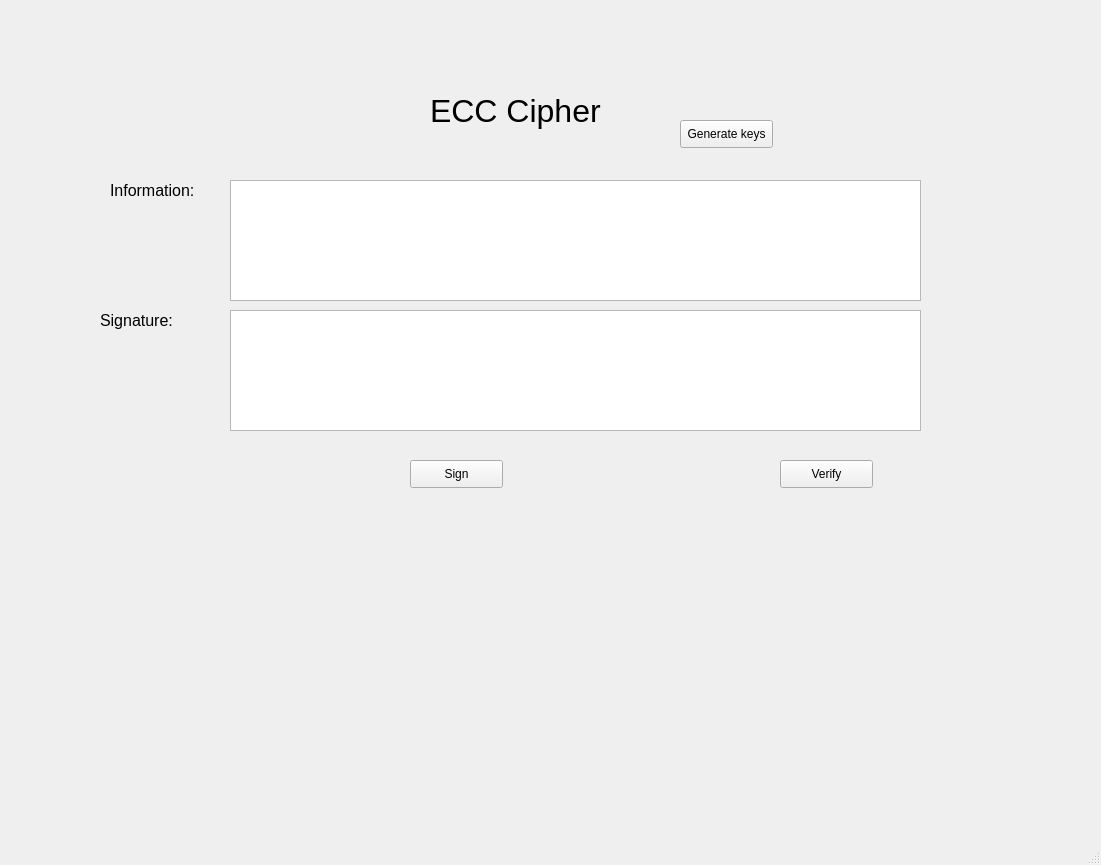
<?xml version="1.0" encoding="UTF-8"?>
<ui version="4.0">
 <class>MainWindow</class>
 <widget class="QMainWindow" name="MainWindow">
  <property name="geometry">
   <rect>
    <x>0</x>
    <y>0</y>
    <width>1101</width>
    <height>865</height>
   </rect>
  </property>
  <property name="windowTitle">
   <string>MainWindow</string>
  </property>
  <widget class="QWidget" name="centralwidget">
   <widget class="QLabel" name="label">
    <property name="geometry">
     <rect>
      <x>430</x>
      <y>90</y>
      <width>201</width>
      <height>41</height>
     </rect>
    </property>
    <property name="font">
     <font>
      <pointsize>24</pointsize>
     </font>
    </property>
    <property name="text">
     <string>ECC Cipher</string>
    </property>
   </widget>
   <widget class="QPushButton" name="btn_gen_keys">
    <property name="geometry">
     <rect>
      <x>680</x>
      <y>120</y>
      <width>93</width>
      <height>28</height>
     </rect>
    </property>
    <property name="text">
     <string>Generate keys</string>
    </property>
   </widget>
   <widget class="QLabel" name="label_2">
    <property name="geometry">
     <rect>
      <x>110</x>
      <y>180</y>
      <width>111</width>
      <height>21</height>
     </rect>
    </property>
    <property name="font">
     <font>
      <pointsize>12</pointsize>
     </font>
    </property>
    <property name="text">
     <string>Information:</string>
    </property>
   </widget>
   <widget class="QLabel" name="label_3">
    <property name="geometry">
     <rect>
      <x>100</x>
      <y>310</y>
      <width>111</width>
      <height>21</height>
     </rect>
    </property>
    <property name="font">
     <font>
      <pointsize>12</pointsize>
     </font>
    </property>
    <property name="text">
     <string>Signature:</string>
    </property>
   </widget>
   <widget class="QTextEdit" name="txt_info">
    <property name="geometry">
     <rect>
      <x>230</x>
      <y>180</y>
      <width>691</width>
      <height>121</height>
     </rect>
    </property>
   </widget>
   <widget class="QTextEdit" name="txt_sign">
    <property name="geometry">
     <rect>
      <x>230</x>
      <y>310</y>
      <width>691</width>
      <height>121</height>
     </rect>
    </property>
   </widget>
   <widget class="QPushButton" name="btn_sign">
    <property name="geometry">
     <rect>
      <x>410</x>
      <y>460</y>
      <width>93</width>
      <height>28</height>
     </rect>
    </property>
    <property name="text">
     <string>Sign</string>
    </property>
   </widget>
   <widget class="QPushButton" name="btn_verify">
    <property name="geometry">
     <rect>
      <x>780</x>
      <y>460</y>
      <width>93</width>
      <height>28</height>
     </rect>
    </property>
    <property name="text">
     <string>Verify</string>
    </property>
   </widget>
  </widget>
  <widget class="QMenuBar" name="menubar">
   <property name="geometry">
    <rect>
     <x>0</x>
     <y>0</y>
     <width>1101</width>
     <height>26</height>
    </rect>
   </property>
  </widget>
  <widget class="QStatusBar" name="statusbar"/>
 </widget>
 <resources/>
 <connections/>
</ui>
